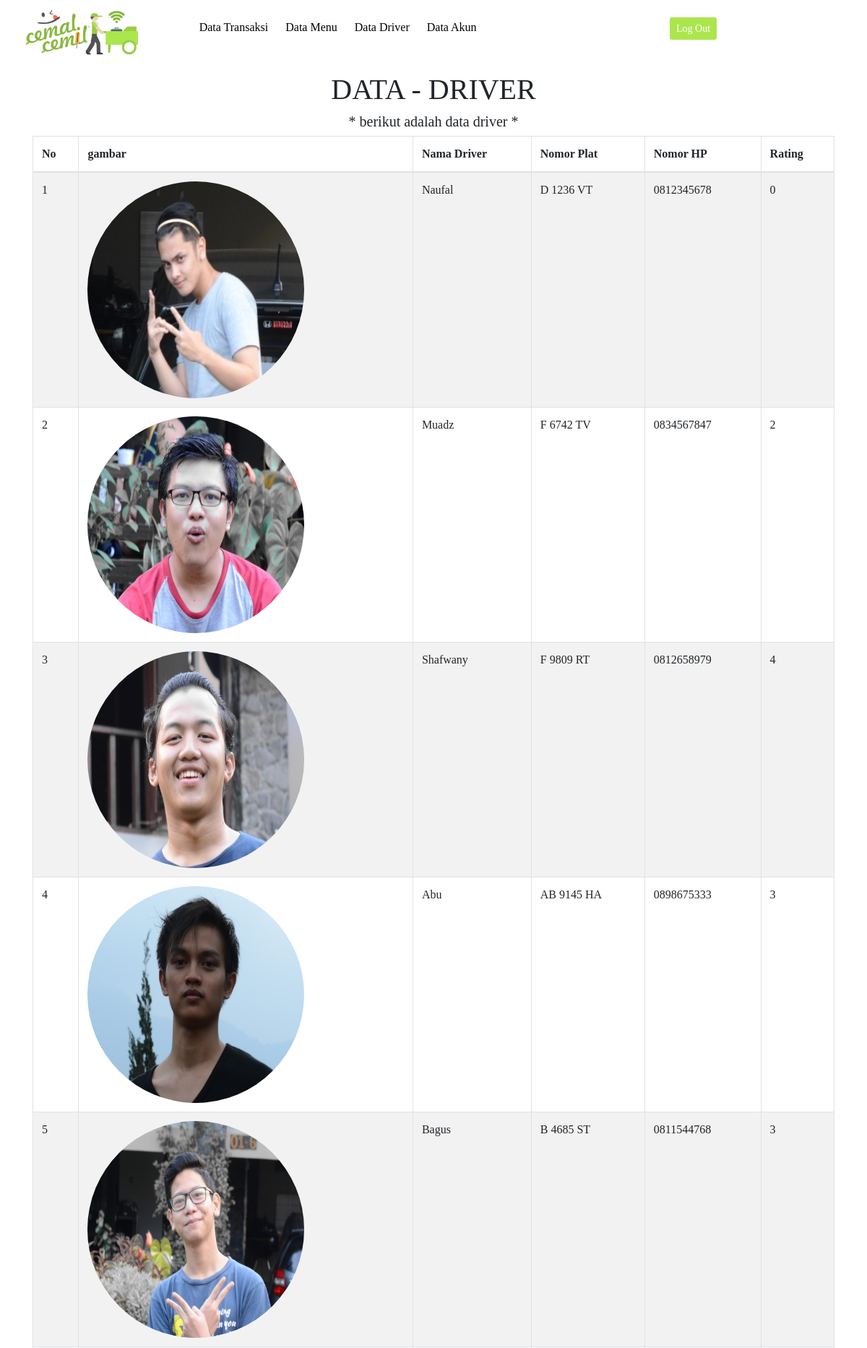
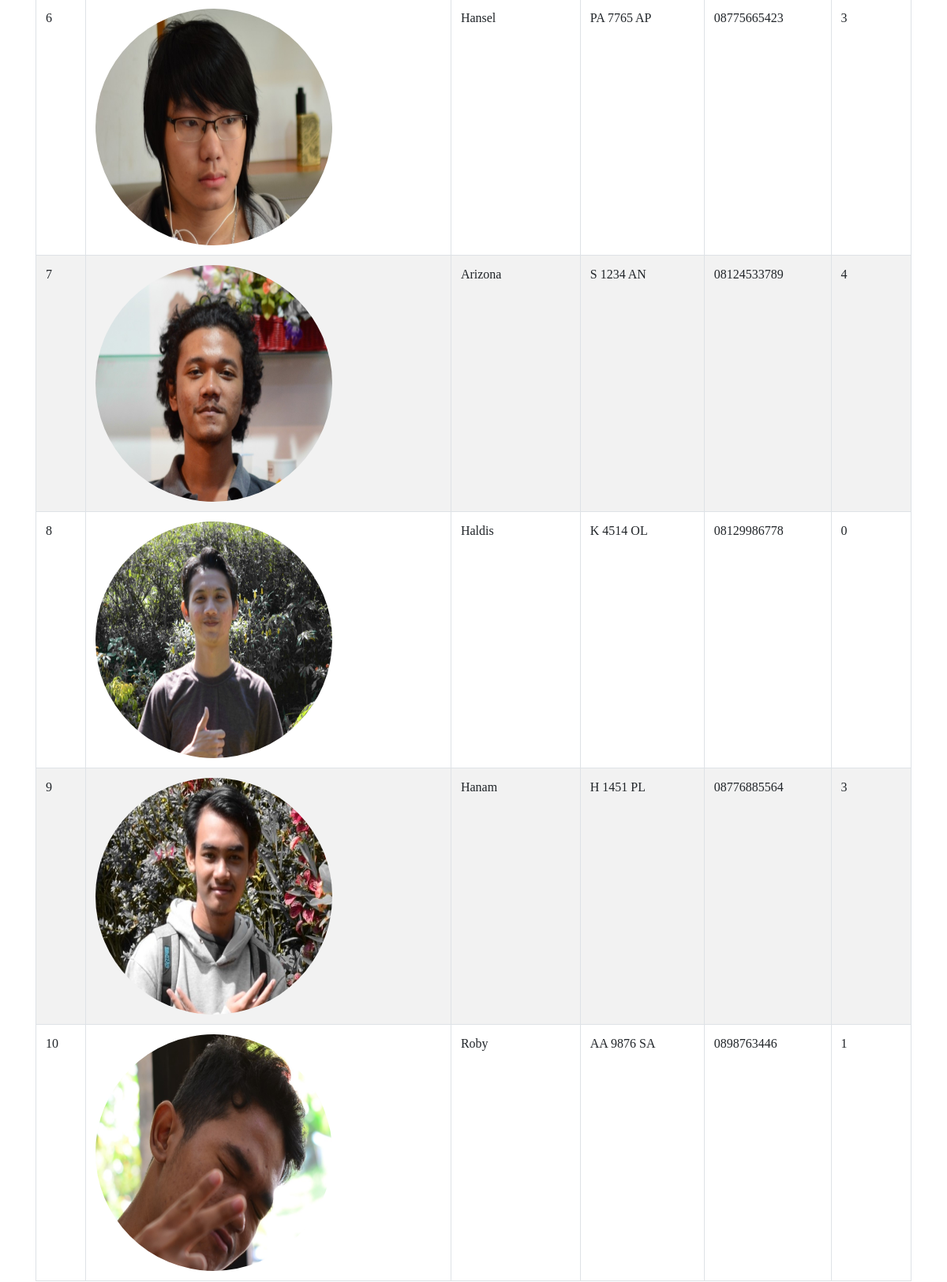
The page /index.php/datadriver (upper part) on the database its author committed (2 pictures, top to bottom).
### tables this page shows
CREATE TABLE `driver` (
  `idDriver` int(11) NOT NULL,
  `namaDriver` varchar(20) NOT NULL,
  `noPlat` varchar(10) NOT NULL,
  `noHp` varchar(13) NOT NULL,
  `gambar` varchar(191) NOT NULL DEFAULT '1.jpg',
  `rating` int(5) NOT NULL
);

### application/controllers/Datadriver.php (called while the page is built, shortened)
<?php
class datadriver extends CI_Controller {
	function __construct(){
		$this->load->helper('url');
		$this->load->helper('form');
		$this->load->model('datadriver_model');
    }
	function index(){
		$data = array(
			'title' => 'Data Makanan',
			'cemalcemil' => $this->datadriver_model->get_data()
		);
		$this->load->view('datadriver',$data);
	}
}

### index.php (called while the page is built, shortened)
<?php
require_once BASEPATH.'core/CodeIgniter.php';

### application/models/Datadriver_model.php (called while the page is built, shortened)
<?php
class Datadriver_model extends CI_Model
{
    public function get_data()
	{
		$this->db->select('*');
		$this->db->from('driver');
		$query = $this->db->get();
		return $query->result();
	}
}
?>

### application/views/datadriver.php (the view, shortened to what this page needs)
<!DOCTYPE html>
<html>
<head>
	<link rel="stylesheet" href="<?php echo base_url(); ?>assets/monica/bootstrap/css/bootstrap.min.css">
</head>
<body>
	<nav class="navbar fixed-top bg-white">
		<div class="container-fluid">
			<div class="row">
				<div class="col-6 col-lg-2" id="nav_logo">
					<img src="<?php echo base_url(); ?>assets/monica/gambar/logo/logo_pth.jpg" style="width: 100%;">
				</div>
				<div class="col-6 col-lg-7" id="nav_list">
					<ul>
						<li><a href="<?php echo site_url('datatransaksi') ?>"> Data Transaksi </a></li>
						<li><a href="<?php echo site_url('inputMenuC') ?>"> Data Menu </a></li>
						<li><a href="<?php echo site_url('datadriver') ?>"> Data Driver </a></li>
						<li><a href="<?php echo site_url('dataakun') ?>"> Data Akun </a></li>
					</ul>
				</div>
				 <div class="col-6 col-lg-3" id="nav_button">
                        <button type="button" onclick="location.href='<?php echo site_url('login/logout');?>'" class="btn btn-sm" id="logout">Log Out</button>
                </div>
			</div>
		</div>
	</nav>
	<div class="container" id="menu">
		<h1 style="margin-top: 100px; text-align: center;"> DATA - DRIVER </h1>
		<h5 style="text-align: center;"> * berikut adalah data driver * </h5>
		<div class="row">
			<div class="col-md-12">
				<table id="table_id" class="table table-striped table-bordered" cellspacing="0" width="100%">
					<thead>
						<tr>
							<th> No </th>
							<th> gambar </th>
							<th> Nama Driver </th>
							<th> Nomor Plat </th>
							<th> Nomor HP </th>
							<th> Rating </th>
						</tr>
					</thead>
					<tbody>
				        <?php $no=1; $total=0; foreach($cemalcemil as $view){
				        echo "
				        <tr>
				        <td>$no</td>
				        <td><img class=\"rounded-circle\" src=\"".base_url()."/assets/$view->gambar\" width= \"300\" height=\"300\"></td>
				        <td>$view->namaDriver</td>
				        <td>$view->noPlat</td>
				        <td>$view->noHp</td>
				        <td>$view->rating</td>
				        </tr>";
				        $no++;
				        } ?>
				    </tbody>
				</table>
			</div>
		</div>
	</div>
</body>
</html>

### rows shown on the page
driver: gambar (picture), namaDriver "Naufal", noPlat "D 1236 VT", noHp "0812345678", rating "0"
driver: gambar (picture), namaDriver "Muadz", noPlat "F 6742 TV", noHp "0834567847", rating "2"
driver: gambar (picture), namaDriver "Shafwany", noPlat "F 9809 RT", noHp "0812658979", rating "4"
driver: gambar (picture), namaDriver "Abu", noPlat "AB 9145 HA", noHp "0898675333", rating "3"
driver: gambar (picture), namaDriver "Bagus", noPlat "B 4685 ST", noHp "0811544768", rating "3"
driver: gambar (picture), namaDriver "Hansel", noPlat "PA 7765 AP", noHp "08775665423", rating "3"
driver: gambar (picture), namaDriver "Arizona", noPlat "S 1234 AN", noHp "08124533789", rating "4"
driver: gambar (picture), namaDriver "Haldis", noPlat "K 4514 OL", noHp "08129986778", rating "0"
driver: gambar (picture), namaDriver "Hanam", noPlat "H 1451 PL", noHp "08776885564", rating "3"
driver: gambar (picture), namaDriver "Roby", noPlat "AA 9876 SA", noHp "0898763446", rating "1"
